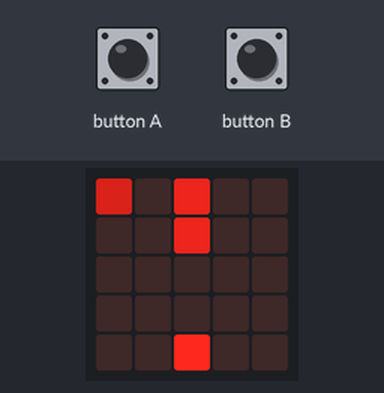
A program run on a simulated BBC micro:bit running MicroPython. Parts: the board's 5×5 LED display. Inputs (shaded band) come from the test bench. Random numbers come from a fixed seed.

Above: at 1.2 s.
1.3 s: button A pressed for 0.15 s
At 2.8 s:
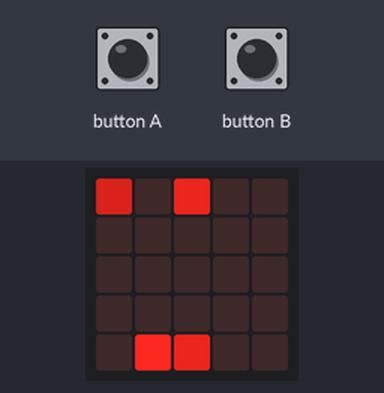
4.4 s: button B pressed for 0.15 s
At 5.5 s:
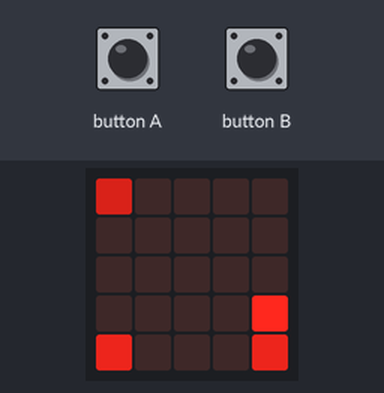
7.5 s: button A pressed for 1 s
At 8.8 s:
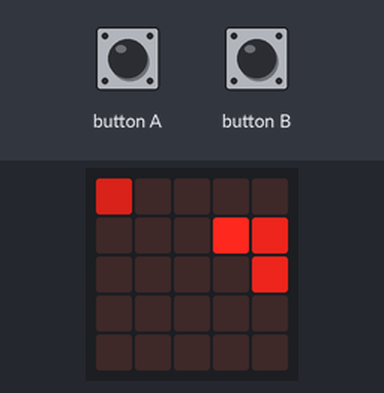
11.5 s: button B pressed for 1 s
At 12.8 s:
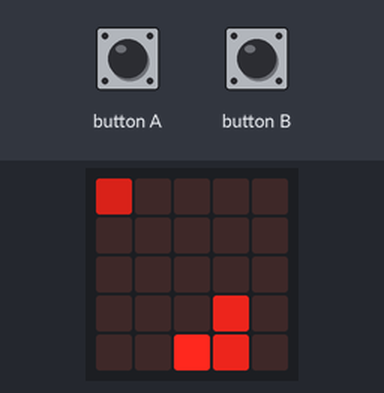
15.5 s: button A pressed for 0.15 s
At 16.4 s:
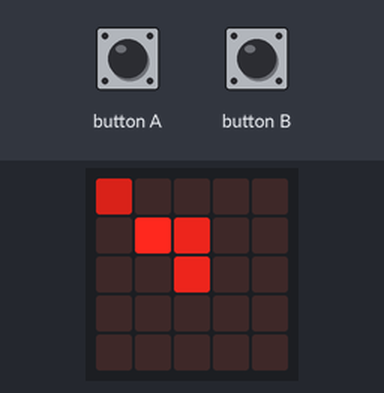
18.6 s: button B pressed for 0.15 s
At 19.8 s:
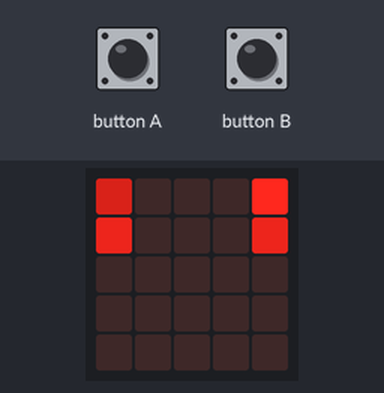
Timing chart, 0 to 21.6 s (numbered marks = the images above; inputs shaded):
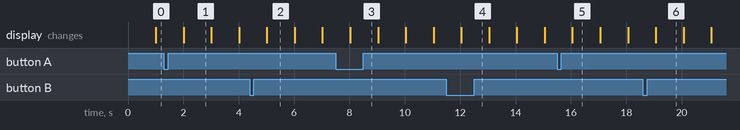

Measured:
- what the display in image 1 shows lasts 1.0 s, from 2.0 s to 3.0 s

The program:

Snake.py
```python
import microbit
import time
import random
def arrPrint(arrForPrint):
    for i in range(5):
        for j in range(5):
            microbit.display.set_pixel(j, i, arrForPrint[i][j])

def makeDir(word):
    if word == 'a':
        return 1
    if word == 'd':
        return -1
    return 0

def snakePrint(arrForPrint, snake, head, mark):
    for i in range(len(arrForPrint)):
        arrForPrint[i] = [0] * 5
    for i in snake:
        arrForPrint[i[0]][i[1]] = 7
    arrForPrint[mark[0]][mark[1]] = 5
    arrForPrint[head[0]][head[1]] = 9


def go(segm, dir):
    if dir == 0:
        segm[0] = (segm[0] - 1) % 5
    if dir == 1:
        segm[1] = (segm[1] - 1) % 5
    if dir == 2:
        segm[0] = (segm[0] + 1) % 5
    if dir == 3:
        segm[1] = (segm[1] + 1) % 5
    oldDir = segm[2]
    segm[2] = dir
    return oldDir

def collision(snake):
    fild = [[0] * 5 for i in range(5)]
    for i in snake:
        if fild[i[0]][i[1]] == 1:
            return False
        fild[i[0]][i[1]] = 1
    return True

def went(sanke, dir):
    for i in range(len(snake)):
        dir = go(snake[i], dir)

def nextTar(tar, arr):
    while arr[tar[0]][tar[1]] != 0:
        tar[0] = random.randint(0, 4)
        tar[1] = random.randint(0, 4)

arr = [[0] * 5 for i in range(5)]
snake = [[0, 2, 0], [1, 2, 0], [2, 2, 0]]
head = [0, 2, 0]
mark = [0, 0]
dir = 0
run = True

while True:
    while run:
        snakePrint(arr, snake, head, mark)
        arrPrint(arr)
        cnt = 0
        for i in range(10):
            if microbit.button_b.is_pressed():
                cnt = -1
            if microbit.button_a.is_pressed():
                cnt = 1
            time.sleep(.1)
        dir =  (dir + cnt) % 4
        x = snake[len(snake) - 1][0]
        y = snake[len(snake) - 1][1]
        z = snake[len(snake) - 1][2]
        tale = [x, y, z]
        went(snake, dir)
        go(head, dir)
        if head[0] == mark[0] and head[1] == mark[1]:
            snake.append(tale)
            nextTar(mark, arr)
        run = collision(snake)
    microbit.display.show(microbit.Image.SAD)
    while not run:
        A = microbit.button_a.is_pressed()
        B = microbit.button_b.is_pressed()
        run = run or A or B
    arr = [[0] * 5 for i in range(5)]
    snake = [[0, 2, 0], [1, 2, 0], [2, 2, 0]]
    head = [0, 2, 0]
    mark = [0, 0]
    dir = 0
```
